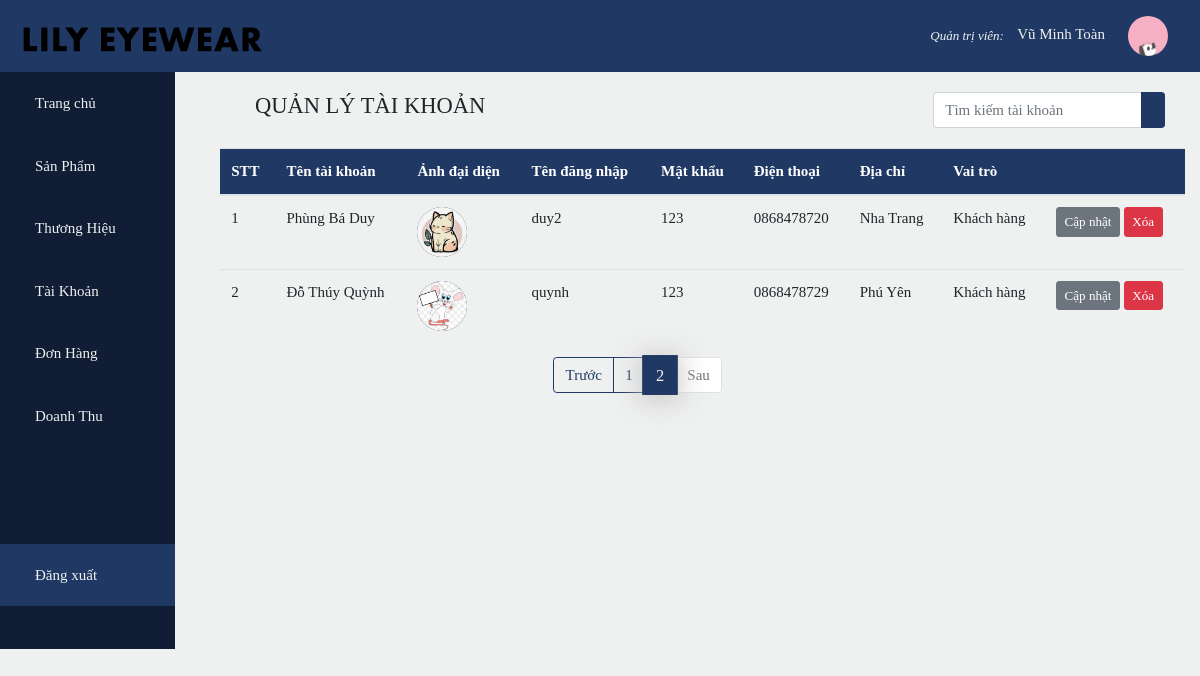
/admin/index.php?page=a&pg=2 (signed in), run on the app's committed database.
### tables this page shows
CREATE TABLE `account` (
  `id` int(11) NOT NULL,
  `name` varchar(50) DEFAULT NULL,
  `username` varchar(50) DEFAULT NULL,
  `password` varchar(50) DEFAULT NULL,
  `admin` bit(1) DEFAULT NULL,
  `phone` varchar(20) DEFAULT NULL,
  `address` varchar(255) DEFAULT NULL,
  `image` varchar(50) DEFAULT 'avatar.png'
);

### admin/account/account.php (the view, shortened to what this page needs)
<?php
require_once('../db_config/db_connect.php');
$sql_qty = 'select count(id) as qty from account';
$result_qty = mysqli_query($conn, $sql_qty);
$row = mysqli_fetch_array($result_qty);
$total_Product = $row['qty'];
$product_perPage = 5;
$total_Page = ceil($total_Product / $product_perPage);
if (isset($_GET['pg']))
    $current_Page = $_GET['pg'];
$index = ($current_Page - 1) * $product_perPage;
$sql = 'Select * from account limit ' . $index . ', ' . $product_perPage . '';
$result = mysqli_query($conn, $sql);
?>
<div class="container detail">
    <div class="top">
        <h4 class="text-color"><i class="fa fa-user"></i> QUẢN LÝ TÀI KHOẢN</h4>
        <form action="" method="get">
            <div class="input-group">
                <input type="text" name="s" class="form-control" placeholder="Tìm kiếm tài khoản" value="<?php if (isset($s))
                    echo $s ?>">
                    <div class="input-group-append">
                        <button class="btn btn-color" name="submit" type="submit">
                        </button>
                    </div>
                </div>
            </form>
        </div>
        <table class="table">
            <thead class="bg-color text-white">
                <tr>
                    <th>STT</th>
                    <th>Tên tài khoản</th>
                    <th>Ảnh đại diện</th>
                    <th>Tên đăng nhập</th>
                    <th>Mật khẩu</th>
                    <th>Điện thoại</th>
                    <th>Địa chỉ</th>
                    <th>Vai trò</th>
                    <th colspan="2"></th>
                </tr>
            </thead>
            <tbody>
                <?php
                $i = 1;
                while ($row = mysqli_fetch_array($result)) {
                    echo '
                    <tr>
                        <td>' . $i++ . '</td>
                        <td>' . $row['name'] . '</td>
                        <td><img class="avt_user" src="../img/' . $row['image'] . '"/></td>
                        <td>' . $row['username'] . '</td>
                        <td>' . $row['password'] . '</td>
                        <td>' . $row['phone'] . '</td>
                        <td>' . $row['address'] . '</td>';
                    if ($row['admin'] == 1)
                        echo '<td>Quản trị</td>';
                    else
                        echo '<td>Khách hàng</td>';
                    echo '
                        <td>
                            <a class="btn btn-sm btn-secondary" href="index.php?page=au&id=' . $row['id'] . '">Cập nhật</a>';
                    if ($row['admin'] != 1)
                        echo '<a class="btn btn-sm btn-danger ml-1" href="account/delete.php?id=' . $row['id'] . '">Xóa</a>
                        </td>
                    </tr>';
                }
                ?>
        </tbody>
    </table>
</div>
<ul class="pagination mx-auto" style="width: 30%">
    <?php
    if (!empty($s)) {
        if ($_GET['pg'] > 1)
            echo '
                    <li class="page-item">
                        <a class="page-link" href="?page=a&pg=' . ($_GET['pg'] - 1) . '&s=' . $s . '&submit=">Trước</a>
                    </li>';
        else
            echo '
                    <li class="page-item disabled">
                        <a class="page-link" href="#">Trước</a>
                    </li>';
        for ($i = 1; $i <= $total_Page; $i++) {
            if ($i == $_GET['pg'])
                echo '
                    <li class="page-item active">
                        <a class="page-link" href="?page=a&pg=' . $i . '&s=' . $s . '&submit=">' . $i . '<span class="sr-only">(current)</span></a>
                    </li>';
            else
                echo '<li class="page-item"><a class="page-link" href="?page=a&pg=' . $i . '&s=' . $s . '&submit=">' . $i . '</a></li>';
        }
        if ($_GET['pg'] < $total_Page)
            echo '
                    <li class="page-item">
                        <a class="page-link" href="?page=a&pg=' . ($_GET['pg'] + 1) . '&s=' . $s . '&submit=">Sau</a>
                    </li>';
        else
            echo '
                    <li class="page-item disabled">
                        <a class="page-link" href="#">Sau</a>
                    </li>';
    } else {
        if ($_GET['pg'] > 1)
            echo '
                    <li class="page-item">
                        <a class="page-link" href="?page=a&pg=' . ($_GET['pg'] - 1) . '">Trước</a>
                    </li>';
        else
            echo '
                    <li class="page-item disabled">
                        <a class="page-link" href="#">Trước</a>
                    </li>';
        for ($i = 1; $i <= $total_Page; $i++) {
            if ($i == $_GET['pg'])
                echo '
                    <li class="page-item active">
                        <a class="page-link" href="?page=a&pg=' . $i . '">' . $i . '<span class="sr-only">(current)</span></a>
                    </li>';
            else
                echo '<li class="page-item"><a class="page-link" href="?page=a&pg=' . $i . '">' . $i . '</a></li>';
        }
        if ($_GET['pg'] < $total_Page)
            echo '
                    <li class="page-item">
                        <a class="page-link" href="?page=a&pg=' . ($_GET['pg'] + 1) . '">Sau</a>
                    </li>';
        else
            echo '
                    <li class="page-item disabled">
                        <a class="page-link" href="#">Sau</a>
                    </li>';
    }
    ?>
</ul>

### admin/style.css (style rules this page uses)
:root { --mainColor:#203864; --bgColor:#eff1f0; }
* { font-family: Bahnschrift Light; font-size: 15px; scroll-behavior: smooth; box-sizing: border-box; }
body { background-color: var(--bgColor); }
.avt_user { height: 50px !important; width: 50px !important; border-radius: 50%; object-fit: cover; background-color: #203864 !important; }
.page-item.active .page-link { color: var(--bgColor); background-color: var(--mainColor); border-color: var(--mainColor); -webkit-box-shadow: 0px 3px 21px 5px rgba(202, 201, 201, 0.81); box-shadow: 0px 3px 21px 5px rgba(202, 201, 201, 0.81); transform: scale(1.1,1.1); }
.page-link { background-color:var(--bgColor); color: var(--mainColor); border-color: var(--mainColor); }
.bg-color { background-color: var(--mainColor); }
.btn-color { color: white; background-color: var(--mainColor); }
img { width: 70px; height: auto; }
.top { display: flex; padding: 20px; justify-content: space-between; }

### data on the page
account: name "Phùng Bá Duy", image (picture), username "duy2", password "123", phone "0868478720", address "Nha Trang", shows "Khách hàng"
account: name "Đỗ Thúy Quỳnh", image (placeholder picture), username "quynh", password "123", phone "0868478729", address "Phú Yên", shows "Khách hàng"

### other printed values
$_SESSION['adminName'] "Vũ Minh Toàn"
